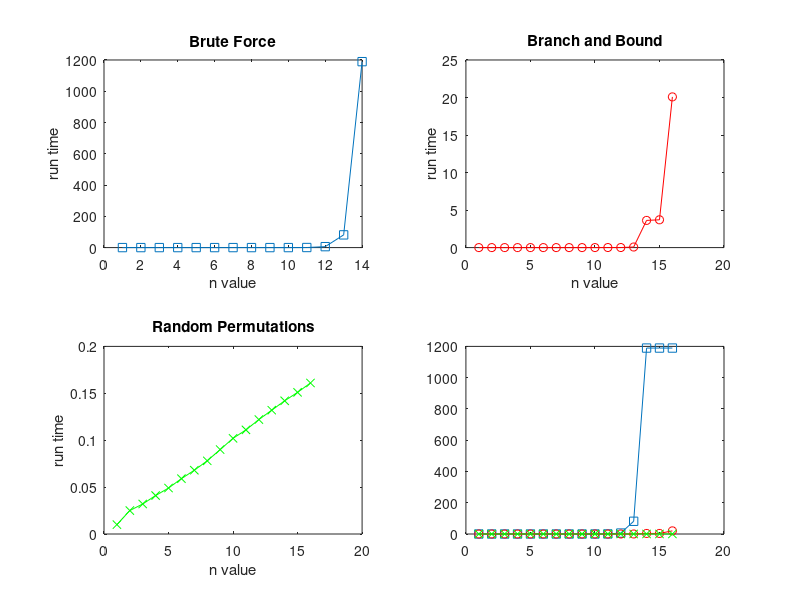

MATLAB code to generate this figure: (Note: this script raises an error after producing the figure.)
%% Clear
close all;
clear all;
clc;

%% Arrays of Data

n_14 = 1:14;
n_16 = 1:16;

Brute_Force_RT = [0.000,0.000,0.000,0.000,0.000,0.000,0.000,0.000,0.004,0.042,0.481,6.032,81.358,1189.379];
Brute_Force_MIN = [46,62,52,98,95,134,152,172,139,197,194,183,193,267];
Brute_Force_MAX = [46,72,113,167,206,249,316,333,405,472,516,568,589,658];

Branch_Bound_RT = [0.000,0.000,0.000,0.000,0.000,0.000,0.000,0.000,0.000,0.002,0.009,0.008,0.078,3.623,3.704,20.082];
Branch_Bound_MIN = [46,62,52,98,95,134,152,172,139,197,194,183,193,267,240,262];
Branch_Bound_MAX = [46,72,113,167,206,249,316,333,405,472,516,568,589,658,680,762];

Random_RT = [0.010,0.025,0.032,0.041,0.049,0.059,0.068,0.078,0.090,0.102,0.111,0.122,0.132,0.142,0.151,0.161];
Random_MIN = [46,62,52,98,95,134,152,172,146,197,201,208,225,301,292,313];
Random_MAX = [46,72,113,167,206,249,316,333,405,465,508,539,554,609,640,701];

%% Plot Run Time
subplot(2,2,1);
plot(n_14,Brute_Force_RT,'-s');
title('Brute Force');
xlabel('n value');
ylabel('run time');

subplot(2,2,2);
plot(n_16,Branch_Bound_RT,'-ro');
title('Branch and Bound');
xlabel('n value');
ylabel('run time');

subplot(2,2,3);
plot(n_16,Random_RT,'-gx');
title('Random Permutations');
xlabel('n value');
ylabel('run time');

subplot(2,2,4);
Brute_Force_RT(15) = 1189.379;
Brute_Force_RT(16) = 1189.379;

plot(n_16,Brute_Force_RT,'-s');
hold on
plot(n_16,Branch_Bound_RT,'-ro');
plot(n_16,Random_RT,'-gx');
t="Method Comparison" + newline + "Ignore n=15,16 for BF";
title(t);
xlabel('n value');
ylabel('run time');
legend({'Brute Force','Branch and Bound','Random Permutations'},'Location','northwest');
legend('boxoff');

sgtitle('Run Time');


%% Plot Minimum Cost
subplot(2,2,1);
plot(n_14,Brute_Force_MIN,'-s');
title('Brute Force');
xlabel('n value');
ylabel('cost');

subplot(2,2,2);
plot(n_16,Branch_Bound_MIN,'-ro');
title('Branch and Bound');
xlabel('n value');
ylabel('cost');

subplot(2,2,3);
plot(n_16,Random_MIN,'-gx');
title('Random Permutations');
xlabel('n value');
ylabel('cost');

subplot(2,2,4);
Brute_Force_MIN(15) = 267;
Brute_Force_MIN(16) = 267;

plot(n_16,Brute_Force_MIN,'-s');
hold on
plot(n_16,Branch_Bound_MIN,'-ro');
plot(n_16,Random_MIN,'-gx');
t="Method Comparison" + newline + "Ignore n=15,16 for BF";
title(t);
xlabel('n value');
ylabel('cost');
legend({'Brute Force','Branch and Bound','Random Permutations'},'Location','northwest');
legend('boxoff');

sgtitle('Min Cost');


%% Plot Maximum Cost
subplot(2,2,1);
plot(n_14,Brute_Force_MAX,'-s');
title('Brute Force');
xlabel('n value');
ylabel('cost');

subplot(2,2,2);
plot(n_16,Branch_Bound_MAX,'-ro');
title('Branch and Bound');
xlabel('n value');
ylabel('cost');

subplot(2,2,3);
plot(n_16,Random_MAX,'-gx');
title('Random Permutations');
xlabel('n value');
ylabel('cost');

subplot(2,2,4);
Brute_Force_MAX(15) = 658;
Brute_Force_MAX(16) = 658;

plot(n_16,Brute_Force_MAX,'-s');
hold on
plot(n_16,Branch_Bound_MAX,'-ro');
plot(n_16,Random_MAX,'-gx');
t="Method Comparison" + newline + "Ignore n=15,16 for BF";
title(t);
xlabel('n value');
ylabel('cost');
legend({'Brute Force','Branch and Bound','Random Permutations'},'Location','northwest');
legend('boxoff');

sgtitle('Max Cost');
